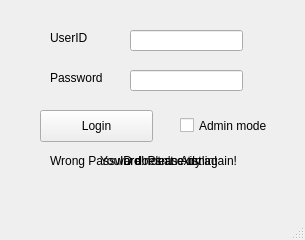
<?xml version="1.0" encoding="UTF-8"?>
<ui version="4.0">
 <class>Login</class>
 <widget class="QMainWindow" name="Login">
  <property name="geometry">
   <rect>
    <x>0</x>
    <y>0</y>
    <width>305</width>
    <height>240</height>
   </rect>
  </property>
  <property name="windowTitle">
   <string>Login</string>
  </property>
  <widget class="QWidget" name="centralwidget">
   <widget class="QPushButton" name="Login_Button">
    <property name="geometry">
     <rect>
      <x>40</x>
      <y>110</y>
      <width>113</width>
      <height>32</height>
     </rect>
    </property>
    <property name="text">
     <string>Login</string>
    </property>
    <property name="shortcut">
     <string>Return</string>
    </property>
   </widget>
   <widget class="QLineEdit" name="UserID_Input">
    <property name="geometry">
     <rect>
      <x>130</x>
      <y>30</y>
      <width>113</width>
      <height>21</height>
     </rect>
    </property>
    <property name="text">
     <string/>
    </property>
   </widget>
   <widget class="QLabel" name="UserID_Label">
    <property name="geometry">
     <rect>
      <x>50</x>
      <y>30</y>
      <width>60</width>
      <height>16</height>
     </rect>
    </property>
    <property name="text">
     <string>UserID</string>
    </property>
   </widget>
   <widget class="QLabel" name="Password_Label">
    <property name="geometry">
     <rect>
      <x>50</x>
      <y>70</y>
      <width>60</width>
      <height>16</height>
     </rect>
    </property>
    <property name="text">
     <string>Password</string>
    </property>
   </widget>
   <widget class="QLineEdit" name="Password_Input">
    <property name="geometry">
     <rect>
      <x>130</x>
      <y>70</y>
      <width>113</width>
      <height>21</height>
     </rect>
    </property>
    <property name="text">
     <string/>
    </property>
   </widget>
   <widget class="QLabel" name="Error_Message_for_password">
    <property name="geometry">
     <rect>
      <x>50</x>
      <y>150</y>
      <width>241</width>
      <height>21</height>
     </rect>
    </property>
    <property name="text">
     <string>Wrong Password! Please try again!</string>
    </property>
   </widget>
   <widget class="QCheckBox" name="checkBox">
    <property name="geometry">
     <rect>
      <x>180</x>
      <y>110</y>
      <width>111</width>
      <height>31</height>
     </rect>
    </property>
    <property name="text">
     <string>Admin mode</string>
    </property>
   </widget>
   <widget class="QLabel" name="Error_Message_for_permission">
    <property name="geometry">
     <rect>
      <x>100</x>
      <y>150</y>
      <width>141</width>
      <height>21</height>
     </rect>
    </property>
    <property name="text">
     <string>You are not an Admin!</string>
    </property>
   </widget>
   <widget class="QLabel" name="Error_Message_for_ID">
    <property name="geometry">
     <rect>
      <x>120</x>
      <y>150</y>
      <width>141</width>
      <height>21</height>
     </rect>
    </property>
    <property name="text">
     <string>ID doesn't exist!</string>
    </property>
   </widget>
  </widget>
  <widget class="QStatusBar" name="statusbar"/>
 </widget>
 <resources/>
 <connections/>
</ui>
